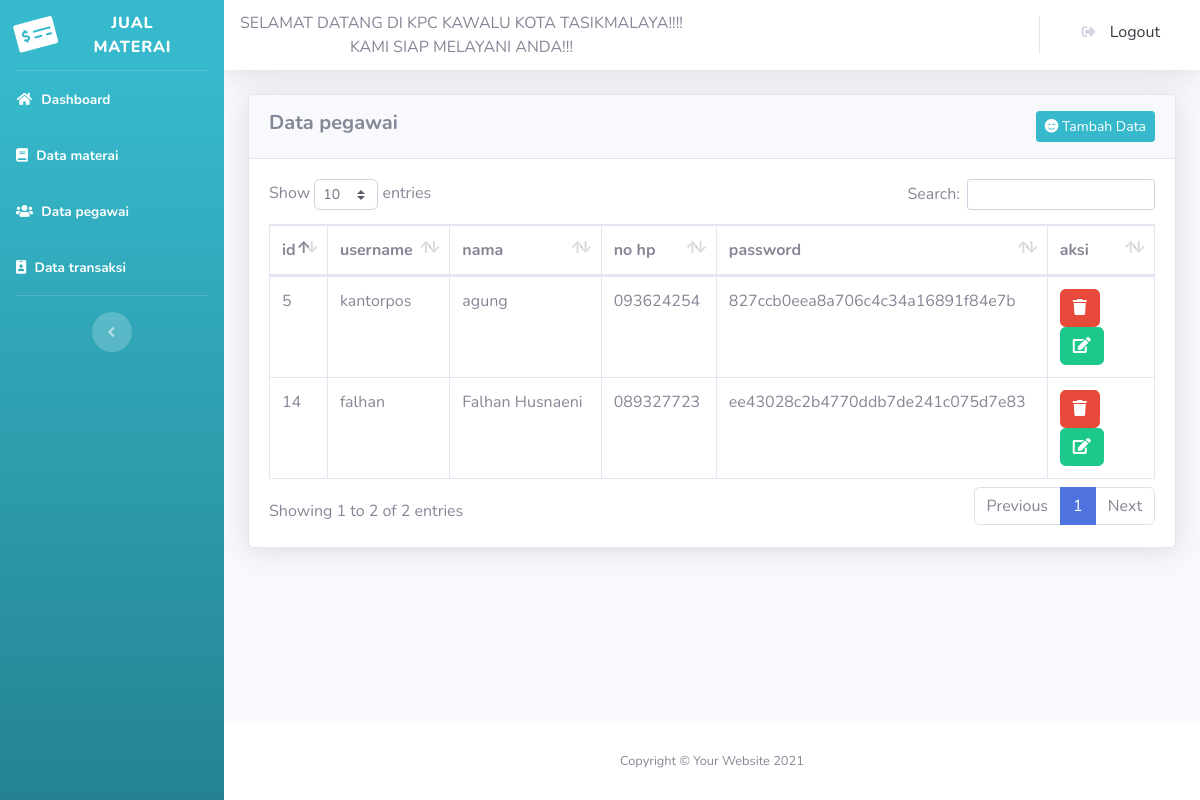
/index.php/pegawai, run on the app's committed database.
### tables this page shows
CREATE TABLE `pegawai` (
  `id` int(11) NOT NULL,
  `username` varchar(50) NOT NULL,
  `nama` varchar(50) NOT NULL,
  `no_hp` varchar(14) NOT NULL,
  `password` varchar(50) NOT NULL,
  `level` enum('admin','user') NOT NULL
);

### application/controllers/Pegawai.php (called while the page is built, shortened)
<?php
class Pegawai extends CI_Controller {
    public function __construct(){
        $this->load->model('M_pegawai');
    }
	public function index()
	{
        $data['pegawai'] = $this->M_pegawai->datapegawai();
		$this->load->view('template/header');
		$this->load->view('pegawai/data_pegawai',$data);
		$this->load->view('template/footer');
	}
}

### index.php (called while the page is built, shortened)
<?php
require_once BASEPATH.'core/CodeIgniter.php';

### application/models/M_pegawai.php (called while the page is built, shortened)
<?php
class M_pegawai extends CI_Model {
    function datapegawai()
    {
        return $this->db->get('Pegawai')->result();
    }
}

### application/views/pegawai/data_pegawai.php (the view, shortened to what this page needs)
<!DOCTYPE html>
 <html lang="en">
 <head>
 </head>
 <body>
 <div class="container-fluid">
<div class="card shadow mb-4">
    <div class="card-header py-3">
        <h5 class="m-0 font-weight-bold text-black">Data pegawai
        <a href="<?=base_url('Pegawai/tambah_data')?>"class="btn btn-sm
            btn-info  float-right">
                <i class="fas fa-smile-wink"></i>
                 Tambah Data
            </a>
        </h5>
    </div>
    <div class="card-body">
        <div class="table-responsive">
            <table class="table table-bordered" id="dataTable" width="100%" cellspacing="0">
                <thead>
                    <tr>
                        <th>id</th>
                        <th>username</th>
                        <th>nama</th>
                        <th>no hp</th>
                        <th>password</th>
                        <th>aksi</th>
                    </tr>
                </thead>
                <tbody>
                    <?php foreach($pegawai as $pg): ?>
                    <tr>
                        <td><?=$pg->id?></td>
                        <td><?=$pg->username?></td>
                        <td><?=$pg->nama?></td>
                        <td><?=$pg->no_hp?></td>
                        <td><?=$pg->password?></td>
                        <td>
                          <a href="<?=base_url("Pegawai/hapus_pegawai/".$pg->id)?>" class="btn btn-danger"><i class="fa fa-trash"></i></a>
                          <a href="<?=base_url("Pegawai/edit_pegawai/".$pg->id)?>" class="btn btn-success"><i class="fa fa-edit"></i></a>
                        </td>
                    </tr>
                    <?php endforeach; ?>
                </tbody>
            </table>
        </div>
    </div>
</div>
</div>
</body>
 </html>

### data on the page
pegawai: id "5", username "kantorpos", nama "agung", no_hp "093624254", password "827ccb0eea8a706c4c34a16891f84e7b"
pegawai: id "14", username "falhan", nama "Falhan Husnaeni", no_hp "089327723", password "ee43028c2b4770ddb7de241c075d7e83"
